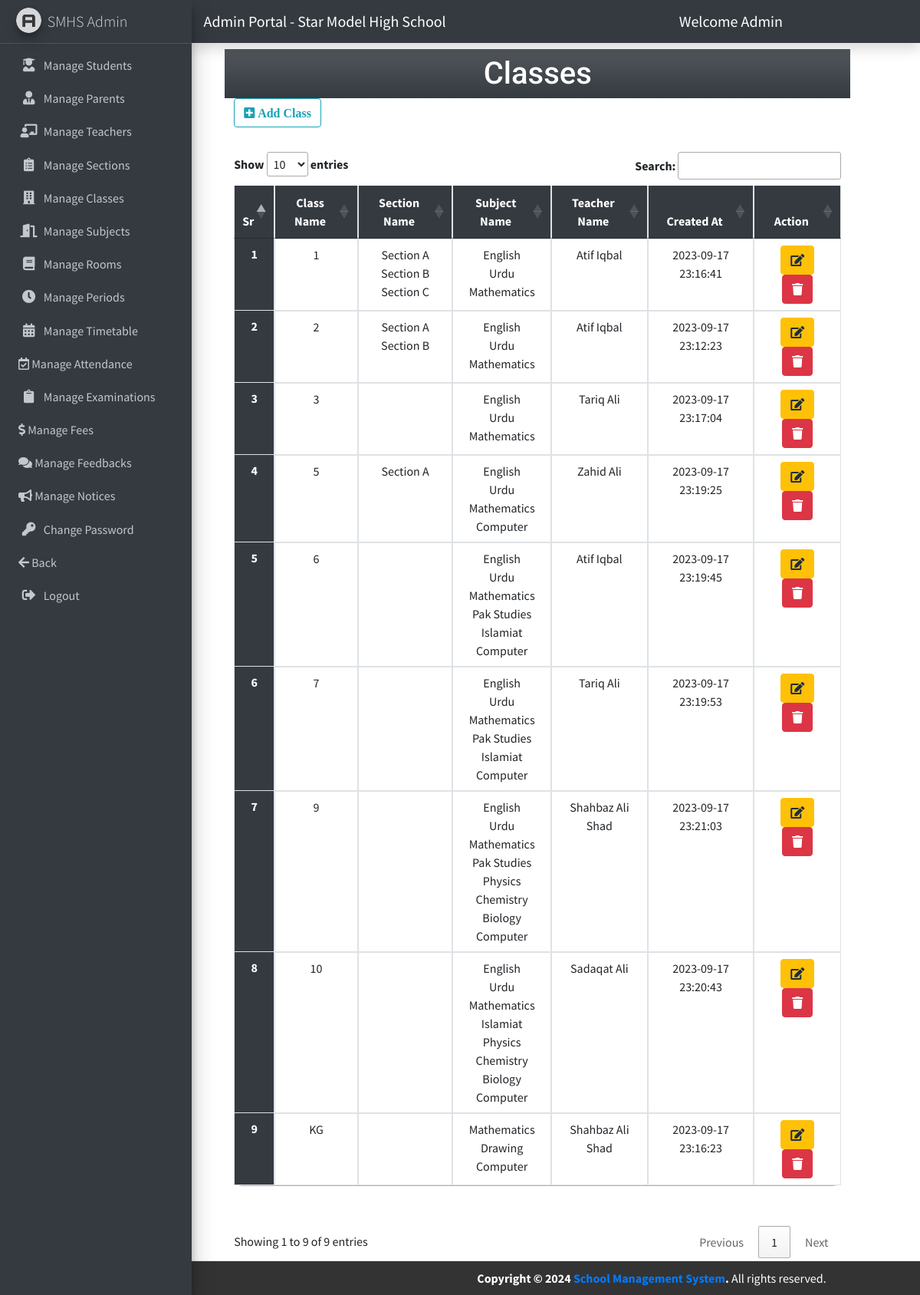
Screenshot of /admin/index.php?class (signed in) with the database file from the repository.
### tables this page shows
CREATE TABLE `class` (
  `class_id` int(11) NOT NULL,
  `class_name` varchar(50) NOT NULL,
  `subject_name` varchar(300) NOT NULL,
  `section_name` varchar(50) NOT NULL,
  `c_teacher_id` int(11) NOT NULL,
  `created_at` datetime NOT NULL DEFAULT current_timestamp()
);

CREATE TABLE `section` (
  `section_id` int(11) NOT NULL,
  `section_title` varchar(50) DEFAULT NULL,
  `created_at` datetime NOT NULL DEFAULT current_timestamp()
);

CREATE TABLE `subject` (
  `subject_id` int(11) NOT NULL,
  `subject_code` varchar(20) NOT NULL,
  `subject_name` varchar(50) NOT NULL,
  `created_at` datetime NOT NULL DEFAULT current_timestamp()
);

CREATE TABLE `teachers` (
  `teacher_id` int(11) NOT NULL,
  `teacher_name` varchar(100) NOT NULL,
  `teacher_email` varchar(100) NOT NULL,
  `teacher_password` varchar(200) NOT NULL,
  `teacher_dob` date NOT NULL,
  `teacher_pic` varchar(300) NOT NULL,
  `teacher_subject` varchar(50) NOT NULL,
  `teacher_phone` varchar(30) NOT NULL,
  `teacher_address` varchar(100) NOT NULL,
  `teacher_age` int(2) NOT NULL,
  `teacher_gender` enum('Male','Female') NOT NULL,
  `teacher_verify` enum('Active','Disable') NOT NULL DEFAULT 'Active',
  `teacher_joining_date` datetime NOT NULL DEFAULT current_timestamp()
);

### admin/class.php (the view, shortened to what this page needs)
<div class="row col-md-10 mx-auto my-5">
    <h1 class="text-center fs-1 bg-dark bg-gradient mt-3 p-2 my-heading">Classes</h1>
    <div class="mb-3">
        <a href="index.php?add_class" class="btn btn-outline-info mb-3"> <i class="fas fa-plus-square"> Add Class</i></a>
    </div>
    <table class="table mb-5 text-center my-table" id="my-dataTable">
        <thead class="table-info">
            <tr>
                <th scope="col">Sr</th>
                <th scope="col">Class Name</th>
                <th scope="col">Section Name</th>
                <th scope="col">Subject Name</th>
                <th scope="col">Teacher Name</th>
                <th scope="col">Created At</th>
                <th scope="col">Action</th>
            </tr>
        </thead>
        <tbody>
            <?php
            $class_sql = "SELECT * FROM `class`";
            $class_result = $conn->query($class_sql);
            $sno = 1;
            while ($class_row = $class_result->fetch_assoc()) {
            ?>
                <tr>
                    <th scope="row"><?= $sno++ ?></th>
                    <td> <?= $class_row['class_name'] ?> </td>
                    <td>
                        <?php
                        $section_ids = explode(',', $class_row['section_name']);
                        foreach ($section_ids as $section_id) {
                            $fetch_section_sql = "SELECT `section_title` FROM `section` WHERE section_id = '$section_id'";
                            $fetch_section_result = $conn->query($fetch_section_sql);
                            $fetch_section_row = $fetch_section_result->fetch_assoc();
                            if(isset($fetch_section_row['section_title'])){
                                echo $fetch_section_row['section_title'] . "<br>";
                            }else{
                                echo " ";
                            }
                        }
                        ?>
                    </td>
                    <td>
                        <?php
                        $subject_ids = explode(',', $class_row['subject_name']);
                        foreach ($subject_ids as $subject_id) {
                            $fetch_subject_sql = "SELECT `subject_name` FROM `subject` WHERE subject_id = '$subject_id'";
                            $fetch_subject_result = $conn->query($fetch_subject_sql);
                            $fetch_subject_row = $fetch_subject_result->fetch_assoc();
                            echo $fetch_subject_row['subject_name'] . "<br>";
                        }
                        ?>
                    </td>
                    <td>
                    <?php
                        $class_teacher_id = $class_row['c_teacher_id'];
                        $fetch_teacher_sql = "SELECT teacher_name FROM teachers WHERE teacher_id = '$class_teacher_id' ";
                        $teacher_result = $conn->query($fetch_teacher_sql);
                        $fetch_teacher_row = $teacher_result->fetch_assoc();
                        echo $fetch_teacher_row['teacher_name'];
                        ?>
                    </td>
                    <td> <?= $class_row['created_at'] ?> </td>
                    <td>
                        <a class="btn btn-warning mx-1" href="index.php?edit_class_id=<?= $class_row['class_id'] ?>"><i class="fa fa-edit"></i></a>
                        <a class="btn btn-danger mx-1" href="index.php?delete_class_id=<?= $class_row['class_id'] ?>"><i class="fa fa-trash"></i></a>
                    </td>
                </tr>
            <?php  }  ?>
        </tbody>
    </table>
</div>

### admin/partials/admin_head.php (style rules this page uses)
body { overflow-x: hidden; }
.my-heading { font-family: 'Baloo Paaji 2', cursive; font-family: 'Mulish', sans-serif; font-family: 'Roboto', sans-serif; text-align: center; font-size: 2rem; color: #fff; padding: 20px 0; margin: 0; transition: transform 0.3s ease-in-out; }
.my-table { border-collapse: collapse; border-radius: 10px; width: 100%; }
.my-table th, .my-table td { padding: 10px; text-align: center; border: 1px solid #dee2e6; }
.my-table th { background-color: #343a40; color: white; font-weight: bold; }
.my-table tbody tr:nth-child(odd) { background-color: #f2f2f2; }
.my-table th { border-top: none; }
.my-table tbody tr td { transition: box-shadow 0.3s ease; }

### rows the page displays
class: class_name "1", c_teacher.teacher_name "Atif Iqbal", created_at "2023-09-17 23:16:41"
section: section_title "Section A"
section: section_title "Section B"
section: section_title "Section C"
subject: subject_name "English"
subject: subject_name "Urdu"
subject: subject_name "Mathematics"
class: class_name "2", c_teacher.teacher_name "Atif Iqbal", created_at "2023-09-17 23:12:23"
class: class_name "3", c_teacher.teacher_name "Tariq Ali", created_at "2023-09-17 23:17:04"
class: class_name "5", c_teacher.teacher_name "Zahid Ali", created_at "2023-09-17 23:19:25"
subject: subject_name "Computer"
class: class_name "6", c_teacher.teacher_name "Atif Iqbal", created_at "2023-09-17 23:19:45"
subject: subject_name "Pak Studies"
subject: subject_name "Islamiat"
class: class_name "7", c_teacher.teacher_name "Tariq Ali", created_at "2023-09-17 23:19:53"
class: class_name "9", c_teacher.teacher_name "Shahbaz Ali Shad", created_at "2023-09-17 23:21:03"
subject: subject_name "Physics"
subject: subject_name "Chemistry"
subject: subject_name "Biology"
class: class_name "10", c_teacher.teacher_name "Sadaqat Ali", created_at "2023-09-17 23:20:43"
class: class_name "KG", c_teacher.teacher_name "Shahbaz Ali Shad", created_at "2023-09-17 23:16:23"
subject: subject_name "Drawing"

### other values shown
$admin_name "Admin"
